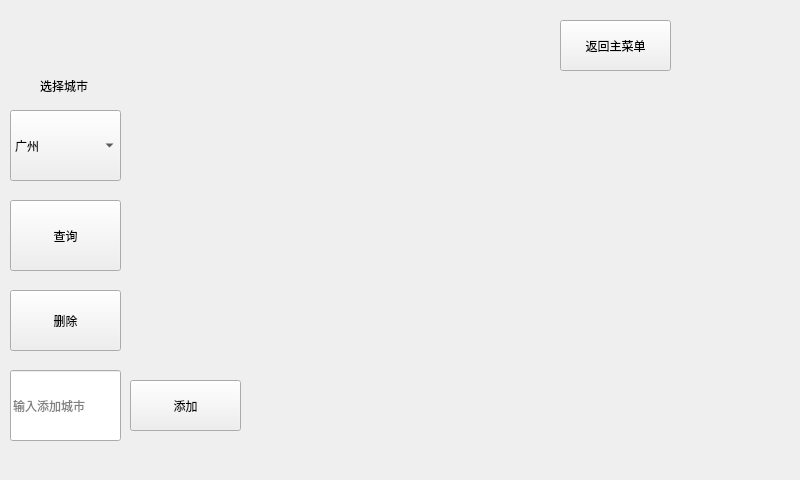
<?xml version="1.0" encoding="UTF-8"?>
<ui version="4.0">
 <class>weather</class>
 <widget class="QWidget" name="weather">
  <property name="geometry">
   <rect>
    <x>0</x>
    <y>0</y>
    <width>800</width>
    <height>480</height>
   </rect>
  </property>
  <property name="minimumSize">
   <size>
    <width>800</width>
    <height>480</height>
   </size>
  </property>
  <property name="maximumSize">
   <size>
    <width>800</width>
    <height>480</height>
   </size>
  </property>
  <property name="windowTitle">
   <string>Form</string>
  </property>
  <property name="styleSheet">
   <string notr="true"/>
  </property>
  <widget class="QPushButton" name="pushButton">
   <property name="geometry">
    <rect>
     <x>10</x>
     <y>200</y>
     <width>111</width>
     <height>71</height>
    </rect>
   </property>
   <property name="text">
    <string>查询</string>
   </property>
  </widget>
  <widget class="QLabel" name="label">
   <property name="geometry">
    <rect>
     <x>40</x>
     <y>50</y>
     <width>91</width>
     <height>71</height>
    </rect>
   </property>
   <property name="text">
    <string>选择城市</string>
   </property>
  </widget>
  <widget class="QLineEdit" name="lineEdit">
   <property name="geometry">
    <rect>
     <x>10</x>
     <y>370</y>
     <width>111</width>
     <height>71</height>
    </rect>
   </property>
   <property name="placeholderText">
    <string>输入添加城市</string>
   </property>
  </widget>
  <widget class="QPushButton" name="pushButton_2">
   <property name="geometry">
    <rect>
     <x>560</x>
     <y>20</y>
     <width>111</width>
     <height>51</height>
    </rect>
   </property>
   <property name="text">
    <string>返回主菜单</string>
   </property>
  </widget>
  <widget class="QComboBox" name="comboBox">
   <property name="geometry">
    <rect>
     <x>10</x>
     <y>110</y>
     <width>111</width>
     <height>71</height>
    </rect>
   </property>
   <item>
    <property name="text">
     <string>广州</string>
    </property>
   </item>
   <item>
    <property name="text">
     <string>厦门</string>
    </property>
   </item>
   <item>
    <property name="text">
     <string>湛江</string>
    </property>
   </item>
   <item>
    <property name="text">
     <string>成都</string>
    </property>
   </item>
   <item>
    <property name="text">
     <string>深圳</string>
    </property>
   </item>
   <item>
    <property name="text">
     <string>北京</string>
    </property>
   </item>
   <item>
    <property name="text">
     <string>上海</string>
    </property>
   </item>
  </widget>
  <widget class="QPushButton" name="pushButton_3">
   <property name="geometry">
    <rect>
     <x>130</x>
     <y>380</y>
     <width>111</width>
     <height>51</height>
    </rect>
   </property>
   <property name="text">
    <string>添加</string>
   </property>
  </widget>
  <widget class="QPushButton" name="pushButton_4">
   <property name="geometry">
    <rect>
     <x>10</x>
     <y>290</y>
     <width>111</width>
     <height>61</height>
    </rect>
   </property>
   <property name="text">
    <string>删除</string>
   </property>
  </widget>
  <widget class="QLabel" name="label_temp">
   <property name="geometry">
    <rect>
     <x>250</x>
     <y>50</y>
     <width>161</width>
     <height>111</height>
    </rect>
   </property>
   <property name="minimumSize">
    <size>
     <width>161</width>
     <height>41</height>
    </size>
   </property>
   <property name="styleSheet">
    <string notr="true">font: 28pt &quot;Agency FB&quot;;
font: 28pt &quot;Agency FB&quot;;
</string>
   </property>
   <property name="text">
    <string/>
   </property>
  </widget>
  <widget class="QLabel" name="label_space">
   <property name="geometry">
    <rect>
     <x>130</x>
     <y>0</y>
     <width>181</width>
     <height>81</height>
    </rect>
   </property>
   <property name="styleSheet">
    <string notr="true">font: 63 36pt &quot;Bahnschrift SemiBold Condensed&quot;;</string>
   </property>
   <property name="text">
    <string/>
   </property>
  </widget>
  <widget class="QLabel" name="label_sentence">
   <property name="geometry">
    <rect>
     <x>140</x>
     <y>140</y>
     <width>191</width>
     <height>181</height>
    </rect>
   </property>
   <property name="styleSheet">
    <string notr="true">font: 75 16pt &quot;Arial&quot;;</string>
   </property>
   <property name="text">
    <string/>
   </property>
   <property name="wordWrap">
    <bool>true</bool>
   </property>
  </widget>
  <widget class="QWidget" name="gridLayoutWidget">
   <property name="geometry">
    <rect>
     <x>350</x>
     <y>150</y>
     <width>431</width>
     <height>311</height>
    </rect>
   </property>
   <layout class="QGridLayout" name="gridLayout">
    <item row="3" column="3">
     <widget class="QLabel" name="label_day4_3">
      <property name="styleSheet">
       <string notr="true">font: 75 11pt &quot;Bahnschrift&quot;;</string>
      </property>
      <property name="text">
       <string/>
      </property>
     </widget>
    </item>
    <item row="5" column="2">
     <widget class="QLabel" name="label_day3_5">
      <property name="styleSheet">
       <string notr="true">font: 75 12pt &quot;Bahnschrift&quot;;</string>
      </property>
      <property name="text">
       <string/>
      </property>
     </widget>
    </item>
    <item row="0" column="3">
     <widget class="QLabel" name="label_day4_1">
      <property name="styleSheet">
       <string notr="true">font: 75 13pt &quot;Bahnschrift&quot;;</string>
      </property>
      <property name="text">
       <string/>
      </property>
     </widget>
    </item>
    <item row="1" column="2">
     <widget class="QLabel" name="label_pic3">
      <property name="styleSheet">
       <string notr="true"/>
      </property>
      <property name="text">
       <string/>
      </property>
      <property name="alignment">
       <set>Qt::AlignCenter</set>
      </property>
     </widget>
    </item>
    <item row="1" column="3">
     <widget class="QLabel" name="label_pic4">
      <property name="styleSheet">
       <string notr="true"/>
      </property>
      <property name="text">
       <string/>
      </property>
      <property name="alignment">
       <set>Qt::AlignCenter</set>
      </property>
     </widget>
    </item>
    <item row="2" column="3">
     <widget class="QLabel" name="label_day4_2">
      <property name="styleSheet">
       <string notr="true">font: 75 13pt &quot;Bahnschrift&quot;;</string>
      </property>
      <property name="text">
       <string/>
      </property>
     </widget>
    </item>
    <item row="5" column="1">
     <widget class="QLabel" name="label_day2_5">
      <property name="styleSheet">
       <string notr="true">font: 75 12pt &quot;Bahnschrift&quot;;</string>
      </property>
      <property name="text">
       <string/>
      </property>
     </widget>
    </item>
    <item row="3" column="2">
     <widget class="QLabel" name="label_day3_3">
      <property name="styleSheet">
       <string notr="true">font: 75 11pt &quot;Bahnschrift&quot;;</string>
      </property>
      <property name="text">
       <string/>
      </property>
     </widget>
    </item>
    <item row="5" column="0">
     <widget class="QLabel" name="label_day1_5">
      <property name="styleSheet">
       <string notr="true">font: 75 12pt &quot;Bahnschrift&quot;;</string>
      </property>
      <property name="text">
       <string/>
      </property>
     </widget>
    </item>
    <item row="0" column="2">
     <widget class="QLabel" name="label_day3_1">
      <property name="styleSheet">
       <string notr="true">font: 75 13pt &quot;Bahnschrift&quot;;</string>
      </property>
      <property name="text">
       <string/>
      </property>
     </widget>
    </item>
    <item row="4" column="1">
     <widget class="QLabel" name="label_day2_4">
      <property name="styleSheet">
       <string notr="true">font: 75 11pt &quot;Bahnschrift&quot;;</string>
      </property>
      <property name="text">
       <string/>
      </property>
     </widget>
    </item>
    <item row="1" column="4">
     <widget class="QLabel" name="label_pic5">
      <property name="styleSheet">
       <string notr="true"/>
      </property>
      <property name="text">
       <string/>
      </property>
      <property name="alignment">
       <set>Qt::AlignCenter</set>
      </property>
     </widget>
    </item>
    <item row="0" column="1">
     <widget class="QLabel" name="label_day2_1">
      <property name="styleSheet">
       <string notr="true">font: 75 13pt &quot;Bahnschrift&quot;;</string>
      </property>
      <property name="text">
       <string/>
      </property>
     </widget>
    </item>
    <item row="3" column="4">
     <widget class="QLabel" name="label_day5_3">
      <property name="styleSheet">
       <string notr="true">font: 75 11pt &quot;Bahnschrift&quot;;</string>
      </property>
      <property name="text">
       <string/>
      </property>
     </widget>
    </item>
    <item row="1" column="1">
     <widget class="QLabel" name="label_pic2">
      <property name="styleSheet">
       <string notr="true"/>
      </property>
      <property name="text">
       <string/>
      </property>
      <property name="alignment">
       <set>Qt::AlignCenter</set>
      </property>
     </widget>
    </item>
    <item row="5" column="3">
     <widget class="QLabel" name="label_day4_5">
      <property name="styleSheet">
       <string notr="true">font: 75 12pt &quot;Bahnschrift&quot;;</string>
      </property>
      <property name="text">
       <string/>
      </property>
     </widget>
    </item>
    <item row="4" column="3">
     <widget class="QLabel" name="label_day4_4">
      <property name="styleSheet">
       <string notr="true">font: 75 11pt &quot;Bahnschrift&quot;;</string>
      </property>
      <property name="text">
       <string/>
      </property>
     </widget>
    </item>
    <item row="3" column="1">
     <widget class="QLabel" name="label_day2_3">
      <property name="styleSheet">
       <string notr="true">font: 75 11pt &quot;Bahnschrift&quot;;</string>
      </property>
      <property name="text">
       <string/>
      </property>
     </widget>
    </item>
    <item row="0" column="0">
     <widget class="QLabel" name="label_day1_1">
      <property name="styleSheet">
       <string notr="true">font: 75 13pt &quot;Bahnschrift&quot;;</string>
      </property>
      <property name="text">
       <string/>
      </property>
     </widget>
    </item>
    <item row="0" column="4">
     <widget class="QLabel" name="label_day5_1">
      <property name="styleSheet">
       <string notr="true">font: 75 13pt &quot;Bahnschrift&quot;;</string>
      </property>
      <property name="text">
       <string/>
      </property>
     </widget>
    </item>
    <item row="2" column="2">
     <widget class="QLabel" name="label_day3_2">
      <property name="styleSheet">
       <string notr="true">font: 75 13pt &quot;Bahnschrift&quot;;</string>
      </property>
      <property name="text">
       <string/>
      </property>
     </widget>
    </item>
    <item row="4" column="0">
     <widget class="QLabel" name="label_day1_4">
      <property name="styleSheet">
       <string notr="true">font: 75 11pt &quot;Bahnschrift&quot;;</string>
      </property>
      <property name="text">
       <string/>
      </property>
     </widget>
    </item>
    <item row="4" column="4">
     <widget class="QLabel" name="label_day5_4">
      <property name="styleSheet">
       <string notr="true">font: 75 11pt &quot;Bahnschrift&quot;;</string>
      </property>
      <property name="text">
       <string/>
      </property>
     </widget>
    </item>
    <item row="2" column="1">
     <widget class="QLabel" name="label_day2_2">
      <property name="styleSheet">
       <string notr="true">font: 75 13pt &quot;Bahnschrift&quot;;</string>
      </property>
      <property name="text">
       <string/>
      </property>
     </widget>
    </item>
    <item row="4" column="2">
     <widget class="QLabel" name="label_day3_4">
      <property name="styleSheet">
       <string notr="true">font: 75 11pt &quot;Bahnschrift&quot;;</string>
      </property>
      <property name="text">
       <string/>
      </property>
     </widget>
    </item>
    <item row="5" column="4">
     <widget class="QLabel" name="label_day5_5">
      <property name="styleSheet">
       <string notr="true">font: 75 12pt &quot;Bahnschrift&quot;;</string>
      </property>
      <property name="text">
       <string/>
      </property>
     </widget>
    </item>
    <item row="2" column="0">
     <widget class="QLabel" name="label_day1_2">
      <property name="styleSheet">
       <string notr="true">font: 75 13pt &quot;Bahnschrift&quot;;</string>
      </property>
      <property name="text">
       <string/>
      </property>
     </widget>
    </item>
    <item row="3" column="0">
     <widget class="QLabel" name="label_day1_3">
      <property name="styleSheet">
       <string notr="true">font: 75 11pt &quot;Bahnschrift&quot;;</string>
      </property>
      <property name="text">
       <string/>
      </property>
     </widget>
    </item>
    <item row="2" column="4">
     <widget class="QLabel" name="label_day5_2">
      <property name="styleSheet">
       <string notr="true">font: 75 13pt &quot;Bahnschrift&quot;;</string>
      </property>
      <property name="text">
       <string/>
      </property>
     </widget>
    </item>
    <item row="1" column="0">
     <widget class="QLabel" name="label_pic1">
      <property name="styleSheet">
       <string notr="true"/>
      </property>
      <property name="text">
       <string/>
      </property>
      <property name="alignment">
       <set>Qt::AlignCenter</set>
      </property>
     </widget>
    </item>
   </layout>
  </widget>
 </widget>
 <resources/>
 <connections/>
</ui>
